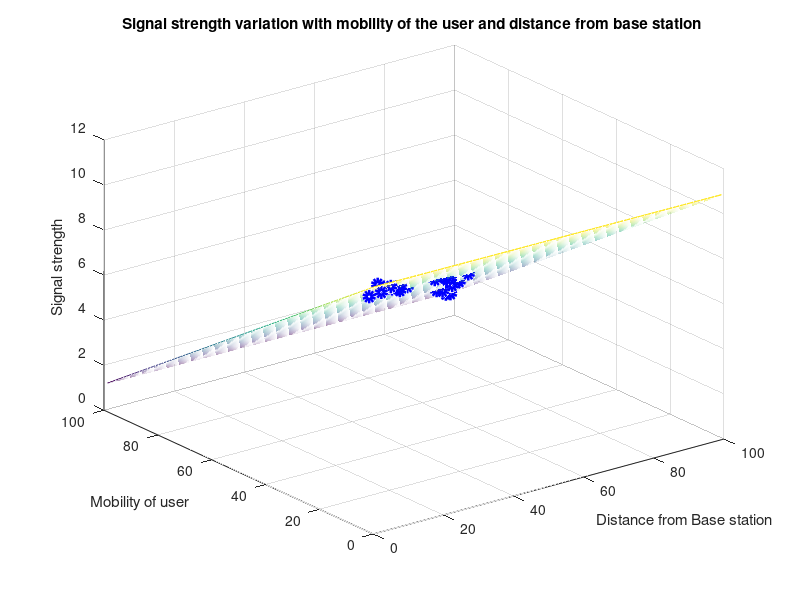

Write MATLAB code to recreate this figure.

clc
clear all
close all
a=[9.76 10 10
9.64 15 13
7.26 36 37
6.57 55 45
7.55 34 36
9.89 5 8
8.45 27 25
2.53 85 85
8.56 23 26
6.56 45 46 
5.87 67 52  
7.78 32 33
3.98 79 71
3.89 77 71
1.10 98 99
2.01 89 89
5.98 61 51
6.67 54 43
3.95 78 71
8.65 23 23
7.87 31 31
6.98 49 41
2.89 81 82
1.87 92 92
8.67 22 27];
y=a(:,1)';
x1=a(:,2)';
x2=a(:,3)';
plot3(x1,x2,y,'bo','linewidth',4);
hold on;
n=length(x1);
a=[ones(n,1) x1' x2'];
c=pinv(a)*y';
x1=linspace(1,100,100);
x2=linspace(1,100,100);
[x1,x2]=meshgrid(x1,x2);
y=c(1)+c(2)*x1+c(3)*x2;
mesh(x1,x2,y)
xlabel('Distance from Base station');
ylabel('Mobility of user');
zlabel('Signal strength');
title('Signal strength variation with mobility of the user and distance from base station ')
grid on;